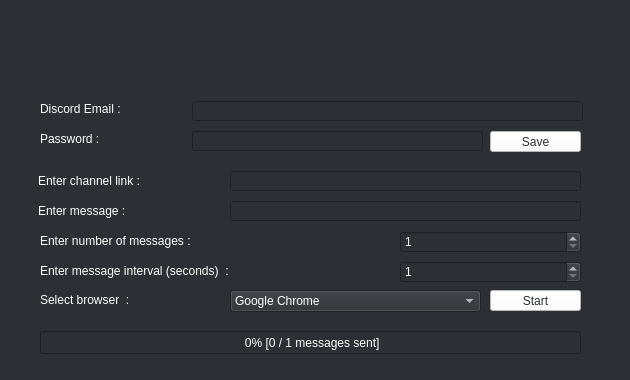
<?xml version="1.0" encoding="UTF-8"?>
<ui version="4.0">
 <class>MainWindow</class>
 <widget class="QMainWindow" name="MainWindow">
  <property name="geometry">
   <rect>
    <x>0</x>
    <y>0</y>
    <width>630</width>
    <height>380</height>
   </rect>
  </property>
  <property name="windowTitle">
   <string>Discord Autosend</string>
  </property>
  <property name="styleSheet">
   <string notr="true">background-color: rgb(44, 47, 51);
color: rgb(255, 255, 255);
alternate-background-color: rgb(35, 39, 42);</string>
  </property>
  <property name="unifiedTitleAndToolBarOnMac">
   <bool>true</bool>
  </property>
  <widget class="QWidget" name="centralwidget">
   <property name="sizePolicy">
    <sizepolicy hsizetype="Preferred" vsizetype="Preferred">
     <horstretch>0</horstretch>
     <verstretch>0</verstretch>
    </sizepolicy>
   </property>
   <widget class="QLabel" name="link_label">
    <property name="geometry">
     <rect>
      <x>38</x>
      <y>171</y>
      <width>191</width>
      <height>20</height>
     </rect>
    </property>
    <property name="text">
     <string>Enter channel link :</string>
    </property>
   </widget>
   <widget class="QLineEdit" name="link">
    <property name="geometry">
     <rect>
      <x>230</x>
      <y>171</y>
      <width>351</width>
      <height>20</height>
     </rect>
    </property>
   </widget>
   <widget class="QLabel" name="message_label">
    <property name="geometry">
     <rect>
      <x>38</x>
      <y>201</y>
      <width>191</width>
      <height>20</height>
     </rect>
    </property>
    <property name="text">
     <string>Enter message :</string>
    </property>
   </widget>
   <widget class="QLineEdit" name="message">
    <property name="geometry">
     <rect>
      <x>230</x>
      <y>201</y>
      <width>351</width>
      <height>20</height>
     </rect>
    </property>
   </widget>
   <widget class="QLabel" name="number_label">
    <property name="geometry">
     <rect>
      <x>40</x>
      <y>231</y>
      <width>351</width>
      <height>20</height>
     </rect>
    </property>
    <property name="text">
     <string>Enter number of messages :</string>
    </property>
   </widget>
   <widget class="QPushButton" name="save_passwd">
    <property name="enabled">
     <bool>true</bool>
    </property>
    <property name="geometry">
     <rect>
      <x>490</x>
      <y>131</y>
      <width>91</width>
      <height>21</height>
     </rect>
    </property>
    <property name="autoFillBackground">
     <bool>false</bool>
    </property>
    <property name="styleSheet">
     <string notr="true">background-color: rgb(255, 255, 255);
color: rgb(44, 47, 51);</string>
    </property>
    <property name="text">
     <string>Save</string>
    </property>
   </widget>
   <widget class="QLineEdit" name="passwd">
    <property name="geometry">
     <rect>
      <x>192</x>
      <y>131</y>
      <width>291</width>
      <height>20</height>
     </rect>
    </property>
   </widget>
   <widget class="QLabel" name="passwd_label">
    <property name="geometry">
     <rect>
      <x>40</x>
      <y>131</y>
      <width>151</width>
      <height>16</height>
     </rect>
    </property>
    <property name="text">
     <string>Password :</string>
    </property>
   </widget>
   <widget class="QLineEdit" name="email">
    <property name="geometry">
     <rect>
      <x>192</x>
      <y>101</y>
      <width>391</width>
      <height>20</height>
     </rect>
    </property>
   </widget>
   <widget class="QLabel" name="email_label">
    <property name="geometry">
     <rect>
      <x>40</x>
      <y>101</y>
      <width>131</width>
      <height>16</height>
     </rect>
    </property>
    <property name="text">
     <string>Discord Email :</string>
    </property>
   </widget>
   <widget class="QProgressBar" name="progressbar">
    <property name="geometry">
     <rect>
      <x>40</x>
      <y>331</y>
      <width>541</width>
      <height>23</height>
     </rect>
    </property>
    <property name="sizePolicy">
     <sizepolicy hsizetype="Fixed" vsizetype="Fixed">
      <horstretch>0</horstretch>
      <verstretch>0</verstretch>
     </sizepolicy>
    </property>
    <property name="maximum">
     <number>1</number>
    </property>
    <property name="value">
     <number>0</number>
    </property>
    <property name="textVisible">
     <bool>true</bool>
    </property>
    <property name="invertedAppearance">
     <bool>false</bool>
    </property>
    <property name="textDirection">
     <enum>QProgressBar::TopToBottom</enum>
    </property>
    <property name="format">
     <string notr="true"> %p% [%v / %m messages sent]</string>
    </property>
   </widget>
   <widget class="QSpinBox" name="number">
    <property name="geometry">
     <rect>
      <x>400</x>
      <y>231</y>
      <width>181</width>
      <height>22</height>
     </rect>
    </property>
    <property name="accelerated">
     <bool>true</bool>
    </property>
    <property name="minimum">
     <number>1</number>
    </property>
    <property name="maximum">
     <number>999999999</number>
    </property>
    <property name="singleStep">
     <number>1</number>
    </property>
   </widget>
   <widget class="QSpinBox" name="interval">
    <property name="geometry">
     <rect>
      <x>400</x>
      <y>261</y>
      <width>181</width>
      <height>22</height>
     </rect>
    </property>
    <property name="accelerated">
     <bool>true</bool>
    </property>
    <property name="minimum">
     <number>1</number>
    </property>
    <property name="maximum">
     <number>999999999</number>
    </property>
    <property name="singleStep">
     <number>1</number>
    </property>
   </widget>
   <widget class="QLabel" name="interval_label">
    <property name="geometry">
     <rect>
      <x>40</x>
      <y>261</y>
      <width>351</width>
      <height>20</height>
     </rect>
    </property>
    <property name="text">
     <string>Enter message interval (seconds)  :</string>
    </property>
   </widget>
   <widget class="QPushButton" name="start">
    <property name="enabled">
     <bool>true</bool>
    </property>
    <property name="geometry">
     <rect>
      <x>490</x>
      <y>290</y>
      <width>91</width>
      <height>21</height>
     </rect>
    </property>
    <property name="autoFillBackground">
     <bool>false</bool>
    </property>
    <property name="styleSheet">
     <string notr="true">background-color: rgb(255, 255, 255);
color: rgb(44, 47, 51);</string>
    </property>
    <property name="text">
     <string>Start</string>
    </property>
   </widget>
   <widget class="QLabel" name="result">
    <property name="enabled">
     <bool>true</bool>
    </property>
    <property name="geometry">
     <rect>
      <x>40</x>
      <y>360</y>
      <width>401</width>
      <height>16</height>
     </rect>
    </property>
    <property name="focusPolicy">
     <enum>Qt::NoFocus</enum>
    </property>
    <property name="text">
     <string/>
    </property>
    <property name="alignment">
     <set>Qt::AlignCenter</set>
    </property>
   </widget>
   <widget class="QLabel" name="label">
    <property name="geometry">
     <rect>
      <x>0</x>
      <y>10</y>
      <width>621</width>
      <height>81</height>
     </rect>
    </property>
    <property name="frameShape">
     <enum>QFrame::NoFrame</enum>
    </property>
    <property name="text">
     <string/>
    </property>
    <property name="pixmap">
     <pixmap resource="logo.qrc">:/image/logo.png</pixmap>
    </property>
    <property name="scaledContents">
     <bool>true</bool>
    </property>
    <property name="alignment">
     <set>Qt::AlignLeading|Qt::AlignLeft|Qt::AlignTop</set>
    </property>
   </widget>
   <widget class="QLabel" name="browser_label">
    <property name="geometry">
     <rect>
      <x>40</x>
      <y>290</y>
      <width>151</width>
      <height>20</height>
     </rect>
    </property>
    <property name="text">
     <string>Select browser  :</string>
    </property>
   </widget>
   <widget class="QComboBox" name="browser">
    <property name="geometry">
     <rect>
      <x>230</x>
      <y>290</y>
      <width>251</width>
      <height>22</height>
     </rect>
    </property>
    <property name="styleSheet">
     <string notr="true">border-color: rgb(255, 255, 255);</string>
    </property>
    <item>
     <property name="text">
      <string>Google Chrome</string>
     </property>
    </item>
    <item>
     <property name="text">
      <string>Microsoft Edge</string>
     </property>
    </item>
    <item>
     <property name="text">
      <string>Mozilla Firefox</string>
     </property>
    </item>
   </widget>
  </widget>
 </widget>
 <resources>
  <include location="logo.qrc"/>
 </resources>
 <connections>
  <connection>
   <sender>number</sender>
   <signal>valueChanged(int)</signal>
   <receiver>progressbar</receiver>
   <slot>setMaximum(int)</slot>
   <hints>
    <hint type="sourcelabel">
     <x>262</x>
     <y>162</y>
    </hint>
    <hint type="destinationlabel">
     <x>162</x>
     <y>258</y>
    </hint>
   </hints>
  </connection>
 </connections>
</ui>
